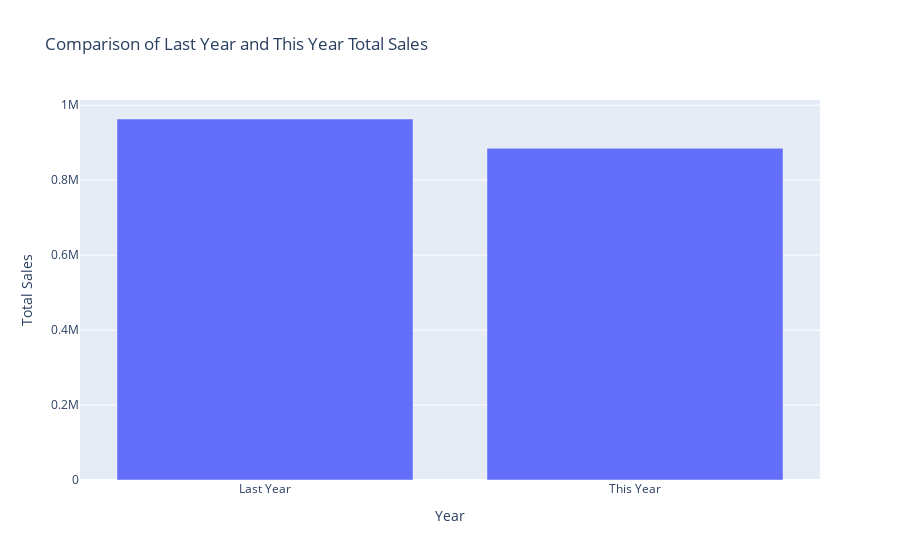

The notebook cell saved with this chart:
### Code cell
total_sales_volume = parts_data['Total Sales Volume'].sum()
total_volume_last_year = 2 * parts_data['Last Year Total Sales Volume'].sum() #approximation (data missing)

# Create the DataFrame to hold the totals
sales_totals = pd.DataFrame({
    'Year': ['Last Year', 'This Year'],
    'Total Sales': [total_volume_last_year, total_sales_volume]
})

# Create the comparison bar chart using plotly
fig = go.Figure()

# Add the bars for 'Last Year' and 'This Year' sales
fig.add_trace(go.Bar(x=sales_totals['Year'], y=sales_totals['Total Sales']))

# Update the layout with labels and title
fig.update_layout(title='Comparison of Last Year and This Year Total Sales',
                  xaxis_title='Year',
                  yaxis_title='Total Sales')

# Show the interactive plot
fig.show()

### Figure 1 — Plotly figure (JSON) as saved in the notebook; plotly's stock layout.template omitted (floating-point values rounded to 4 significant figures)
{"data": [{"type": "bar", "x": ["Last Year", "This Year"], "y": [963300.0, 885100.0]}], "layout": {"title": {"text": "Comparison of Last Year and This Year Total Sales"}, "xaxis": {"title": {"text": "Year"}}, "yaxis": {"title": {"text": "Total Sales"}}}}
